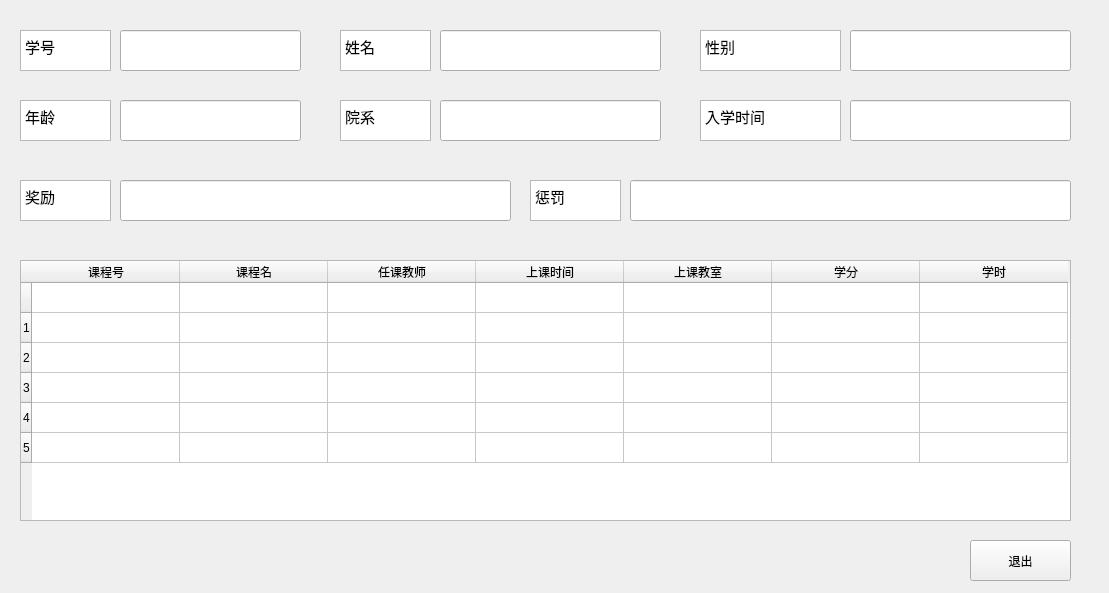
<?xml version="1.0" encoding="UTF-8"?>
<ui version="4.0">
 <class>Form</class>
 <widget class="QWidget" name="Form">
  <property name="geometry">
   <rect>
    <x>0</x>
    <y>0</y>
    <width>1109</width>
    <height>593</height>
   </rect>
  </property>
  <property name="windowTitle">
   <string>Form</string>
  </property>
  <widget class="QTextEdit" name="textEdit_2">
   <property name="geometry">
    <rect>
     <x>340</x>
     <y>30</y>
     <width>91</width>
     <height>41</height>
    </rect>
   </property>
   <property name="font">
    <font>
     <pointsize>11</pointsize>
    </font>
   </property>
   <property name="html">
    <string>&lt;!DOCTYPE HTML PUBLIC &quot;-//W3C//DTD HTML 4.0//EN&quot; &quot;http://www.w3.org/TR/REC-html40/strict.dtd&quot;&gt;
&lt;html&gt;&lt;head&gt;&lt;meta name=&quot;qrichtext&quot; content=&quot;1&quot; /&gt;&lt;style type=&quot;text/css&quot;&gt;
p, li { white-space: pre-wrap; }
&lt;/style&gt;&lt;/head&gt;&lt;body style=&quot; font-family:'SimSun'; font-size:11pt; font-weight:400; font-style:normal;&quot;&gt;
&lt;p style=&quot; margin-top:0px; margin-bottom:0px; margin-left:0px; margin-right:0px; -qt-block-indent:0; text-indent:0px;&quot;&gt;姓名&lt;/p&gt;&lt;/body&gt;&lt;/html&gt;</string>
   </property>
  </widget>
  <widget class="QLineEdit" name="lineEdit">
   <property name="geometry">
    <rect>
     <x>440</x>
     <y>30</y>
     <width>221</width>
     <height>41</height>
    </rect>
   </property>
   <property name="font">
    <font>
     <pointsize>11</pointsize>
    </font>
   </property>
   <property name="text">
    <string/>
   </property>
  </widget>
  <widget class="QLineEdit" name="lineEdit_2">
   <property name="geometry">
    <rect>
     <x>120</x>
     <y>30</y>
     <width>181</width>
     <height>41</height>
    </rect>
   </property>
   <property name="font">
    <font>
     <pointsize>11</pointsize>
    </font>
   </property>
   <property name="text">
    <string/>
   </property>
  </widget>
  <widget class="QTextEdit" name="textEdit_3">
   <property name="geometry">
    <rect>
     <x>20</x>
     <y>30</y>
     <width>91</width>
     <height>41</height>
    </rect>
   </property>
   <property name="font">
    <font>
     <pointsize>11</pointsize>
    </font>
   </property>
   <property name="html">
    <string>&lt;!DOCTYPE HTML PUBLIC &quot;-//W3C//DTD HTML 4.0//EN&quot; &quot;http://www.w3.org/TR/REC-html40/strict.dtd&quot;&gt;
&lt;html&gt;&lt;head&gt;&lt;meta name=&quot;qrichtext&quot; content=&quot;1&quot; /&gt;&lt;style type=&quot;text/css&quot;&gt;
p, li { white-space: pre-wrap; }
&lt;/style&gt;&lt;/head&gt;&lt;body style=&quot; font-family:'SimSun'; font-size:11pt; font-weight:400; font-style:normal;&quot;&gt;
&lt;p style=&quot; margin-top:0px; margin-bottom:0px; margin-left:0px; margin-right:0px; -qt-block-indent:0; text-indent:0px;&quot;&gt;学号&lt;/p&gt;&lt;/body&gt;&lt;/html&gt;</string>
   </property>
  </widget>
  <widget class="QLineEdit" name="lineEdit_3">
   <property name="geometry">
    <rect>
     <x>850</x>
     <y>30</y>
     <width>221</width>
     <height>41</height>
    </rect>
   </property>
   <property name="font">
    <font>
     <pointsize>11</pointsize>
    </font>
   </property>
   <property name="text">
    <string/>
   </property>
  </widget>
  <widget class="QTextEdit" name="textEdit_4">
   <property name="geometry">
    <rect>
     <x>700</x>
     <y>30</y>
     <width>141</width>
     <height>41</height>
    </rect>
   </property>
   <property name="font">
    <font>
     <pointsize>11</pointsize>
    </font>
   </property>
   <property name="html">
    <string>&lt;!DOCTYPE HTML PUBLIC &quot;-//W3C//DTD HTML 4.0//EN&quot; &quot;http://www.w3.org/TR/REC-html40/strict.dtd&quot;&gt;
&lt;html&gt;&lt;head&gt;&lt;meta name=&quot;qrichtext&quot; content=&quot;1&quot; /&gt;&lt;style type=&quot;text/css&quot;&gt;
p, li { white-space: pre-wrap; }
&lt;/style&gt;&lt;/head&gt;&lt;body style=&quot; font-family:'SimSun'; font-size:11pt; font-weight:400; font-style:normal;&quot;&gt;
&lt;p style=&quot; margin-top:0px; margin-bottom:0px; margin-left:0px; margin-right:0px; -qt-block-indent:0; text-indent:0px;&quot;&gt;性别&lt;/p&gt;&lt;/body&gt;&lt;/html&gt;</string>
   </property>
  </widget>
  <widget class="QLineEdit" name="lineEdit_4">
   <property name="geometry">
    <rect>
     <x>120</x>
     <y>100</y>
     <width>181</width>
     <height>41</height>
    </rect>
   </property>
   <property name="font">
    <font>
     <pointsize>11</pointsize>
    </font>
   </property>
   <property name="text">
    <string/>
   </property>
  </widget>
  <widget class="QTextEdit" name="textEdit_5">
   <property name="geometry">
    <rect>
     <x>20</x>
     <y>100</y>
     <width>91</width>
     <height>41</height>
    </rect>
   </property>
   <property name="font">
    <font>
     <pointsize>11</pointsize>
    </font>
   </property>
   <property name="html">
    <string>&lt;!DOCTYPE HTML PUBLIC &quot;-//W3C//DTD HTML 4.0//EN&quot; &quot;http://www.w3.org/TR/REC-html40/strict.dtd&quot;&gt;
&lt;html&gt;&lt;head&gt;&lt;meta name=&quot;qrichtext&quot; content=&quot;1&quot; /&gt;&lt;style type=&quot;text/css&quot;&gt;
p, li { white-space: pre-wrap; }
&lt;/style&gt;&lt;/head&gt;&lt;body style=&quot; font-family:'SimSun'; font-size:11pt; font-weight:400; font-style:normal;&quot;&gt;
&lt;p style=&quot; margin-top:0px; margin-bottom:0px; margin-left:0px; margin-right:0px; -qt-block-indent:0; text-indent:0px;&quot;&gt;年龄&lt;/p&gt;&lt;/body&gt;&lt;/html&gt;</string>
   </property>
  </widget>
  <widget class="QTextEdit" name="textEdit_6">
   <property name="geometry">
    <rect>
     <x>700</x>
     <y>100</y>
     <width>141</width>
     <height>41</height>
    </rect>
   </property>
   <property name="font">
    <font>
     <pointsize>11</pointsize>
    </font>
   </property>
   <property name="html">
    <string>&lt;!DOCTYPE HTML PUBLIC &quot;-//W3C//DTD HTML 4.0//EN&quot; &quot;http://www.w3.org/TR/REC-html40/strict.dtd&quot;&gt;
&lt;html&gt;&lt;head&gt;&lt;meta name=&quot;qrichtext&quot; content=&quot;1&quot; /&gt;&lt;style type=&quot;text/css&quot;&gt;
p, li { white-space: pre-wrap; }
&lt;/style&gt;&lt;/head&gt;&lt;body style=&quot; font-family:'SimSun'; font-size:11pt; font-weight:400; font-style:normal;&quot;&gt;
&lt;p style=&quot; margin-top:0px; margin-bottom:0px; margin-left:0px; margin-right:0px; -qt-block-indent:0; text-indent:0px;&quot;&gt;入学时间&lt;/p&gt;&lt;/body&gt;&lt;/html&gt;</string>
   </property>
  </widget>
  <widget class="QLineEdit" name="lineEdit_5">
   <property name="geometry">
    <rect>
     <x>850</x>
     <y>100</y>
     <width>221</width>
     <height>41</height>
    </rect>
   </property>
   <property name="font">
    <font>
     <pointsize>11</pointsize>
    </font>
   </property>
   <property name="text">
    <string/>
   </property>
  </widget>
  <widget class="QTextEdit" name="textEdit_7">
   <property name="geometry">
    <rect>
     <x>340</x>
     <y>100</y>
     <width>91</width>
     <height>41</height>
    </rect>
   </property>
   <property name="font">
    <font>
     <pointsize>11</pointsize>
    </font>
   </property>
   <property name="html">
    <string>&lt;!DOCTYPE HTML PUBLIC &quot;-//W3C//DTD HTML 4.0//EN&quot; &quot;http://www.w3.org/TR/REC-html40/strict.dtd&quot;&gt;
&lt;html&gt;&lt;head&gt;&lt;meta name=&quot;qrichtext&quot; content=&quot;1&quot; /&gt;&lt;style type=&quot;text/css&quot;&gt;
p, li { white-space: pre-wrap; }
&lt;/style&gt;&lt;/head&gt;&lt;body style=&quot; font-family:'SimSun'; font-size:11pt; font-weight:400; font-style:normal;&quot;&gt;
&lt;p style=&quot; margin-top:0px; margin-bottom:0px; margin-left:0px; margin-right:0px; -qt-block-indent:0; text-indent:0px;&quot;&gt;院系&lt;/p&gt;&lt;/body&gt;&lt;/html&gt;</string>
   </property>
  </widget>
  <widget class="QLineEdit" name="lineEdit_6">
   <property name="geometry">
    <rect>
     <x>440</x>
     <y>100</y>
     <width>221</width>
     <height>41</height>
    </rect>
   </property>
   <property name="font">
    <font>
     <pointsize>11</pointsize>
    </font>
   </property>
   <property name="text">
    <string/>
   </property>
  </widget>
  <widget class="QTextEdit" name="textEdit_8">
   <property name="geometry">
    <rect>
     <x>20</x>
     <y>180</y>
     <width>91</width>
     <height>41</height>
    </rect>
   </property>
   <property name="font">
    <font>
     <pointsize>11</pointsize>
    </font>
   </property>
   <property name="html">
    <string>&lt;!DOCTYPE HTML PUBLIC &quot;-//W3C//DTD HTML 4.0//EN&quot; &quot;http://www.w3.org/TR/REC-html40/strict.dtd&quot;&gt;
&lt;html&gt;&lt;head&gt;&lt;meta name=&quot;qrichtext&quot; content=&quot;1&quot; /&gt;&lt;style type=&quot;text/css&quot;&gt;
p, li { white-space: pre-wrap; }
&lt;/style&gt;&lt;/head&gt;&lt;body style=&quot; font-family:'SimSun'; font-size:11pt; font-weight:400; font-style:normal;&quot;&gt;
&lt;p style=&quot; margin-top:0px; margin-bottom:0px; margin-left:0px; margin-right:0px; -qt-block-indent:0; text-indent:0px;&quot;&gt;奖励&lt;/p&gt;&lt;/body&gt;&lt;/html&gt;</string>
   </property>
  </widget>
  <widget class="QLineEdit" name="lineEdit_7">
   <property name="geometry">
    <rect>
     <x>120</x>
     <y>180</y>
     <width>391</width>
     <height>41</height>
    </rect>
   </property>
   <property name="font">
    <font>
     <pointsize>11</pointsize>
    </font>
   </property>
   <property name="text">
    <string/>
   </property>
  </widget>
  <widget class="QTextEdit" name="textEdit_9">
   <property name="geometry">
    <rect>
     <x>530</x>
     <y>180</y>
     <width>91</width>
     <height>41</height>
    </rect>
   </property>
   <property name="font">
    <font>
     <pointsize>11</pointsize>
    </font>
   </property>
   <property name="html">
    <string>&lt;!DOCTYPE HTML PUBLIC &quot;-//W3C//DTD HTML 4.0//EN&quot; &quot;http://www.w3.org/TR/REC-html40/strict.dtd&quot;&gt;
&lt;html&gt;&lt;head&gt;&lt;meta name=&quot;qrichtext&quot; content=&quot;1&quot; /&gt;&lt;style type=&quot;text/css&quot;&gt;
p, li { white-space: pre-wrap; }
&lt;/style&gt;&lt;/head&gt;&lt;body style=&quot; font-family:'SimSun'; font-size:11pt; font-weight:400; font-style:normal;&quot;&gt;
&lt;p style=&quot; margin-top:0px; margin-bottom:0px; margin-left:0px; margin-right:0px; -qt-block-indent:0; text-indent:0px;&quot;&gt;惩罚&lt;/p&gt;&lt;/body&gt;&lt;/html&gt;</string>
   </property>
  </widget>
  <widget class="QLineEdit" name="lineEdit_8">
   <property name="geometry">
    <rect>
     <x>630</x>
     <y>180</y>
     <width>441</width>
     <height>41</height>
    </rect>
   </property>
   <property name="font">
    <font>
     <pointsize>11</pointsize>
    </font>
   </property>
   <property name="text">
    <string/>
   </property>
  </widget>
  <widget class="QTableWidget" name="tableWidget">
   <property name="geometry">
    <rect>
     <x>20</x>
     <y>260</y>
     <width>1051</width>
     <height>261</height>
    </rect>
   </property>
   <attribute name="horizontalHeaderMinimumSectionSize">
    <number>24</number>
   </attribute>
   <attribute name="horizontalHeaderDefaultSectionSize">
    <number>148</number>
   </attribute>
   <row>
    <property name="text">
     <string/>
    </property>
   </row>
   <row>
    <property name="text">
     <string>1</string>
    </property>
   </row>
   <row>
    <property name="text">
     <string>2</string>
    </property>
   </row>
   <row>
    <property name="text">
     <string>3</string>
    </property>
   </row>
   <row>
    <property name="text">
     <string>4</string>
    </property>
   </row>
   <row>
    <property name="text">
     <string>5</string>
    </property>
   </row>
   <column>
    <property name="text">
     <string>课程号</string>
    </property>
   </column>
   <column>
    <property name="text">
     <string>课程名</string>
    </property>
   </column>
   <column>
    <property name="text">
     <string>任课教师</string>
    </property>
   </column>
   <column>
    <property name="text">
     <string>上课时间</string>
    </property>
   </column>
   <column>
    <property name="text">
     <string>上课教室</string>
    </property>
   </column>
   <column>
    <property name="text">
     <string>学分</string>
    </property>
   </column>
   <column>
    <property name="text">
     <string>学时</string>
    </property>
   </column>
  </widget>
  <widget class="QPushButton" name="pushButton">
   <property name="geometry">
    <rect>
     <x>970</x>
     <y>540</y>
     <width>101</width>
     <height>41</height>
    </rect>
   </property>
   <property name="text">
    <string>退出</string>
   </property>
  </widget>
 </widget>
 <resources/>
 <connections/>
</ui>
